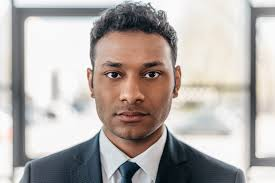
#> input picture download.jpg, 275 x 183 px, found by its file name
$ python video.py
#> lines starting #> are read from the running program, lines starting #| are printed output that depends on the picture; after the words box and inside, x2 and y2 are one past the last pixel; in counts of white or black regions, pixels touching at a corner belong together
import cv2

face_haar_cascade = cv2.CascadeClassifier(
    r"C:\Users\Dr-Sonnie\Favorites\Downloads\Data Science-20250702T100810Z-1-001 (1)\Data Science\haarcascade_frontalface_default.xml"
)

image = cv2.imread(r"C:\Users\Dr-Sonnie\Favorites\Downloads\download.jpg")
#> image is the input picture: shape (183, 275, 3); mean B, G, R 170.9, 174.4, 180.8

if image is None:
    print("⚠ Failed to load image!")
    exit()

gray = cv2.cvtColor(image, cv2.COLOR_BGR2GRAY)
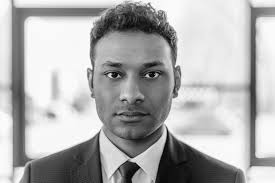
#> gray: shape (183, 275); min 1, max 255, mean 175.9
cv2.imshow("Grayscale", gray)

faces = face_haar_cascade.detectMultiScale(gray, scaleFactor=1.2, minNeighbors=4)
#> faces = [[80, 35, 104, 104]]

# Draw rectangles around faces
for (x, y, w, h) in faces:
    cv2.rectangle(image, (x, y), (x + w, y + h), (0, 255, 0), 5)
#> this loop made 1 pass
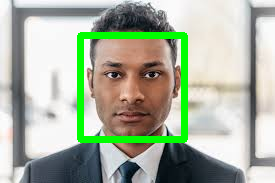
#> image: shape (183, 275, 3); 5.75% of pixels changed, all inside (x1, y1, x2, y2) = (77, 32, 188, 143)

cv2.imshow("Detected Faces", image)

k = cv2.waitKey(0) & 0xff
#> (key Esc is pressed here)
if k == 27:  # Esc key
    cv2.destroyAllWindows()
